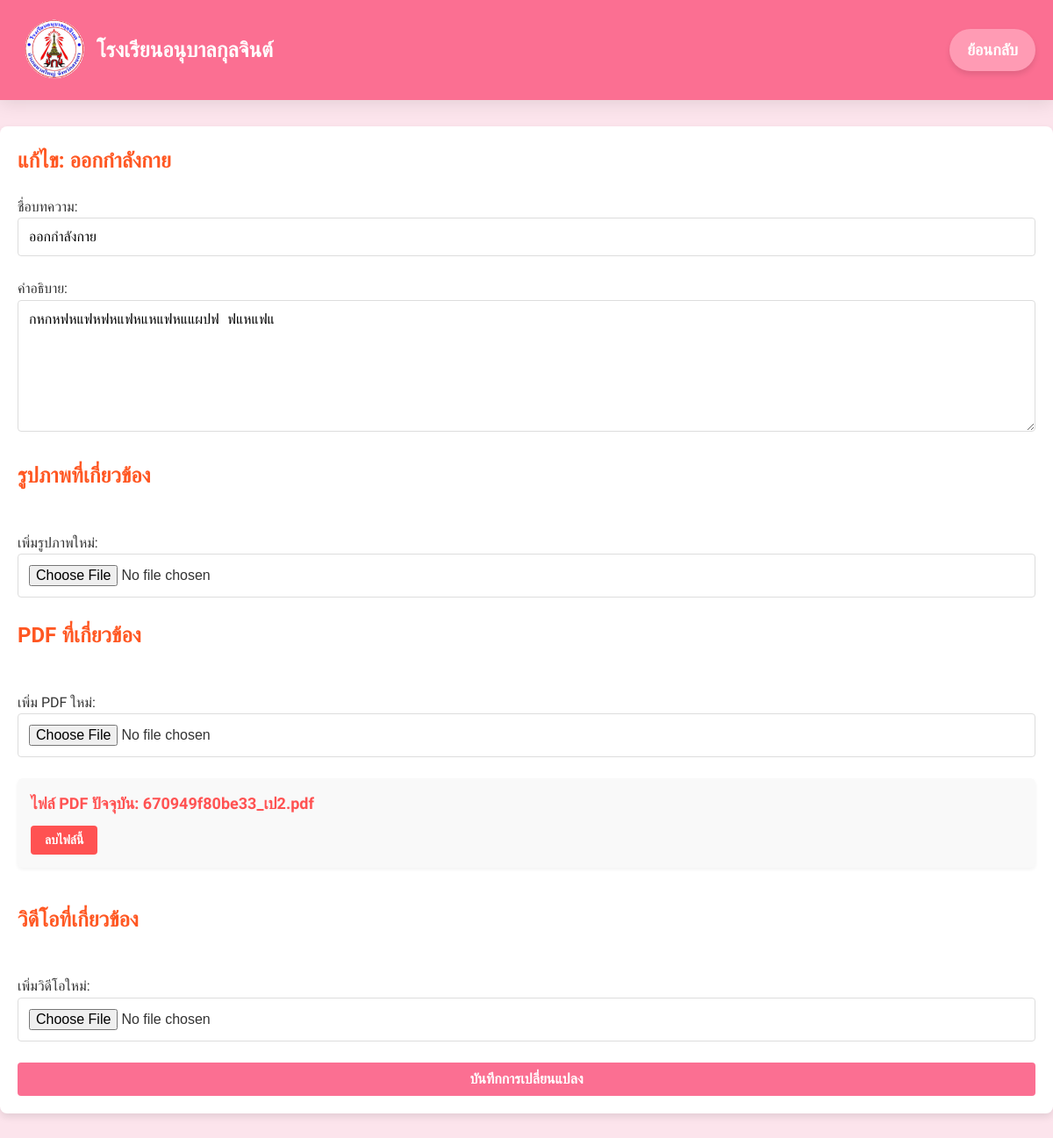
The app's page /P2/HOME/edit.php?id=15 with its own data.
### tables this page shows
CREATE TABLE `articles` (
  `id` int(11) NOT NULL,
  `title` varchar(255) NOT NULL,
  `description` text DEFAULT NULL,
  `author_id` int(11) DEFAULT NULL,
  `category_id` int(11) DEFAULT NULL,
  `created_at` timestamp NOT NULL DEFAULT current_timestamp()
);

CREATE TABLE `media` (
  `id` int(11) NOT NULL,
  `file_name` varchar(255) NOT NULL,
  `file_type` varchar(50) NOT NULL,
  `file_path` varchar(255) NOT NULL,
  `duration` int(11) DEFAULT NULL COMMENT 'ระยะเวลาของวิดีโอเป็นวินาที'
);

### P2/HOME/edit.php (the view, shortened to what this page needs)
<?php
require_once '../db.php';
if (isset($_GET['id'])) {
    $article_id = intval($_GET['id']);
    $sql_article = "SELECT a.title, a.description
                    FROM articles a
                    WHERE a.id = ?";
    $stmt_article = $conn->prepare($sql_article);
    $stmt_article->bind_param("i", $article_id);
    $stmt_article->execute();
    $article_result = $stmt_article->get_result();
    $article = $article_result->fetch_assoc();
    $sql_media = "SELECT m.id, m.file_name, m.file_type
                  FROM media m
                  INNER JOIN article_media am ON m.id = am.media_id
                  WHERE am.article_id = ?";
    $stmt_media = $conn->prepare($sql_media);
    $stmt_media->bind_param("i", $article_id);
    $stmt_media->execute();
    $media_result = $stmt_media->get_result();
    $media_files = $media_result->fetch_all(MYSQLI_ASSOC);
    $pdf_files = [];
    $video_files = [];
    $image_files = [];
    foreach ($media_files as $media) {
        if ($media['file_type'] === 'pdf') {
            $pdf_files[] = $media;
        } elseif ($media['file_type'] === 'video') {
            $video_files[] = $media;
        } elseif ($media['file_type'] === 'image') {
            $image_files[] = $media;
        }
    }
} else {
    die("ไม่พบรหัสบทความ.");
}
?>
<!DOCTYPE html>
<html lang="th">
<head>
</head>
<body>
    <header class="header">
        <div class="header-content">
            <img src="logo.png" alt="Logo" class="logo">
            <h1 class="school-name">โรงเรียนอนุบาลกุลจินต์</h1>
        </div>
        <div class="nav-links">
        <a href="/P2/HOME/manage/news_detail.php?id=<?= $article_id ?>">ย้อนกลับ</a>
    </header>
    <div class="container">
        <h2>แก้ไข: <?= htmlspecialchars($article['title']) ?></h2>
        <form method="POST" enctype="multipart/form-data">
            <div>
                <label for="title">ชื่อบทความ:</label>
                <input type="text" id="title" name="title" value="<?= htmlspecialchars($article['title']) ?>" required>
            </div>
            <div>
                <label for="description">คำอธิบาย:</label>
                <textarea id="description" name="description" rows="5" required><?= htmlspecialchars($article['description']) ?></textarea>
            </div>
            <h2>รูปภาพที่เกี่ยวข้อง</h2>
            <div>
                <label for="new_image">เพิ่มรูปภาพใหม่:</label>
                <input type="file" id="new_image" name="new_image" accept="image/*">
            </div>
            <h2>PDF ที่เกี่ยวข้อง</h2>
            <div>
                <label for="new_pdf">เพิ่ม PDF ใหม่:</label>
                <input type="file" id="new_pdf" name="new_pdf" accept=".pdf">
            </div>
            <?php foreach ($pdf_files as $media): ?>
                <div class="media-item">
                    <p class="media-title"><strong>ไฟล์ PDF ปัจจุบัน:</strong> <?= htmlspecialchars($media['file_name']) ?></p>
                    <button type="submit" name="delete_media_<?= $media['id'] ?>" class="delete-btn" onclick="return confirmDelete();">ลบไฟล์นี้</button>
                </div>
            <?php endforeach; ?>
            <h2>วิดีโอที่เกี่ยวข้อง</h2>
            <div>
                <label for="new_video">เพิ่มวิดีโอใหม่:</label>
                <input type="file" id="new_video" name="new_video" accept="video/*">
            </div>
            <button type="submit" name="save_changes" onclick="return confirmSave();">บันทึกการเปลี่ยนแปลง</button>
        </form>
    </div>
</body>
</html>

### P2/HOME/edit.php (style rules this page uses)
:root { --primary-color: #00838f; --secondary-color: #0097a7; --accent-color: #ffd54f; --text-color: #333; --card-background: #ffffff; --highlight-color: #ff5722; }
* { margin: 0; padding: 0; box-sizing: border-box; }
body { font-family: 'Sarabun', sans-serif; background-color: #FCE4EC; color: var(--text-color); line-height: 1.6; }
.header { background-color: #FB6F92; color: white; padding: 20px; font-size: 24px; font-weight: 600; box-shadow: 0 4px 19px rgba(0, 0, 0, 0.1); position: relative; display: flex; align-items: center; justify-content: space-between; }
.header-content { display: flex; align-items: center; justify-content: flex-start; }
.logo { width: 80px; height: auto; margin-right: 10px; }
.school-name { font-size: 24px; font-weight: bold; }
.nav-links { margin-left: auto; display: flex; justify-content: flex-end; gap: 20px; }
.nav-links a { color: white; text-decoration: none; background-color: #FF9BB4; padding: 10px 20px; font-size: 18px; border-radius: 30px; transition: background-color 0.3s ease, transform 0.3s ease; box-shadow: 0 4px 6px rgba(0, 0, 0, 0.1); }
.container { max-width: 1500px; margin: 30px auto; padding: 20px; background-color: var(--card-background); border-radius: 8px; box-shadow: 0 4px 8px rgba(0, 0, 0, 0.1); }
h2 { color: var(--highlight-color); margin-bottom: 20px; }
form { display: grid; gap: 1.5rem; }
input[type="text"], textarea, input[type="file"] { width: 100%; padding: 12px; border: 1px solid #ddd; border-radius: 4px; font-size: 16px; }
textarea { min-height: 150px; resize: vertical; }
button { padding: 10px 20px; background-color: #FB6F92; color: white; border: none; border-radius: 4px; cursor: pointer; font-size: 16px; font-weight: 600; }
.media-item { background-color: #f9f9f9; padding: 15px; border-radius: 6px; margin-bottom: 1rem; box-shadow: 0 2px 4px rgba(0, 0, 0, 0.05); }
.delete-btn { background-color: #ff5252; padding: 8px 16px; color: white; font-size: 14px; font-weight: bold; border: none; border-radius: 4px; cursor: pointer; }
.media-title { font-size: 18px; color: #ff5252; font-weight: 600; margin-bottom: 10px; }

### records on screen
articles: title "ออกกำลังกาย", description "กหกหฟหแฟหฟหแฟหแหแฟหแแผปฟ ฟแหแฟแ"
media: file_name "670949f80be33_เป2.pdf"
